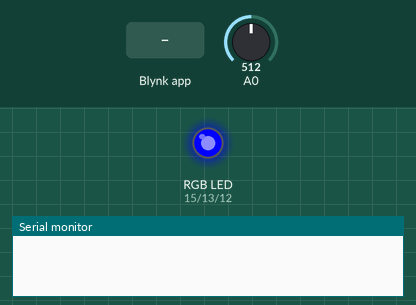
A sketch run on a simulated ESP8266 (NodeMCU). On the bench: an RGB LED mixed from three pins (HIGH = lit), the last lines printed to the serial monitor. Inputs (shaded band) come from the test bench; at power-on: A0 = 512. WiFi joins after 1.5 s; servers stay silent unless stated.

Above: at 3.0 s.
3.1 s: A0 set to 615
6.1 s: A0 set to 637
At 7.3 s:
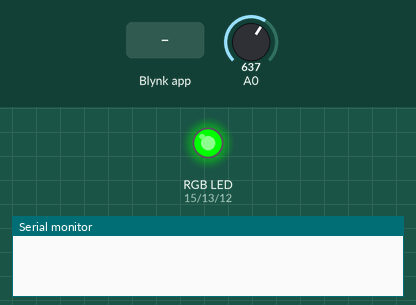
7.6 s: A0 set to 716
At 10.5 s:
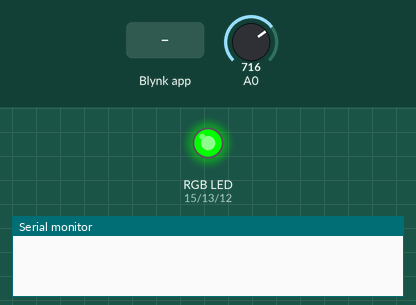
10.6 s: Blynk app writes 1 to V2
At 11.4 s:
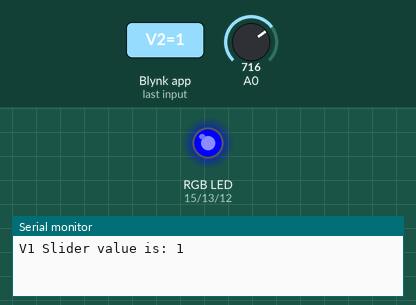
12.6 s: A0 set to 779
15.6 s: A0 set to 792
At 15.9 s:
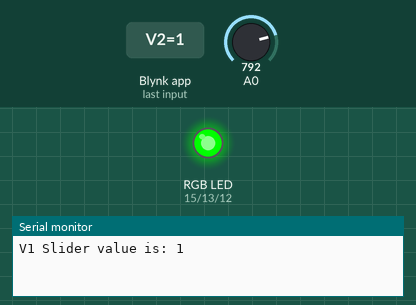
Timing chart, 0 to 18.1 s (numbered marks = the images above; inputs shaded):
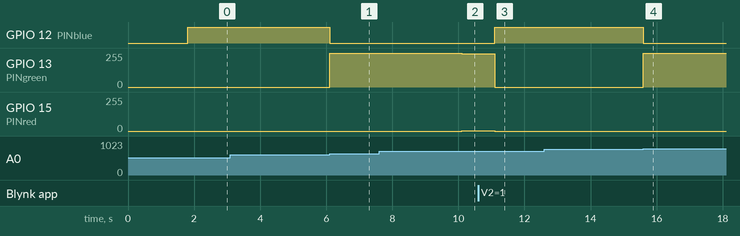

The sketch:

NEOE-IOT-Kit-1-Blynk.ino
```cpp
/***************************************************************************
This is a library for the MQ135 air quality sensor. Developed for the
NEOE IOT-Kit 1 "Room Air Monitoring with MQ135, NodeMCU & Blynk"
https://www.neoe.io/products/smarthome-iot-bausatz-luftqualitatssensor-mq-135-nodemcu-arduino-pcb
Developed with input and suggestions from the community.
Please share your feedback, thougths and suggestions with us.
www.neoe.io/kontakt
**************************************************************************/

#include <BlynkSimpleEsp8266.h>
#include <ESP8266WiFi.h>

/* Parameters for average calculation */
const int numReadings = 10;
int readings[numReadings]; // the readings from the analog input
int readIndex = 0; // the index of the current reading
float total = 0; // the running total
float average = 0; // the average

/* The load resistance on the board */
#define RLOAD 10.0

/* Parameters for calculating ppm of CO2 from sensor resistance */
#define PARA 116.6020682
#define PARB 2.769034857

/* Atmospheric CO2 level for calibration purposes */
#define ATMOCO2 397.13

/* Analog PIN */
uint8_t _pin = 0;
int pinValue;

/* Parameters for Calibration */
float RCurrent;
float RMax;

/* Parameters for indicator LED */
int PINblue = 12;
int PINgreen = 13;
int PINred = 15;
float LEDgreen;
float LEDred;
float LEDblue;

/* Parameter for notification status */
int notified;

/* BLYNK Connection Settings */
char auth[] = "ADD YOUR BLYNK-TOKEN HERE";
char ssid[] = "ADD THE SSID OF YOUR WLAN HERE";
char pass[] = "ADD THE PASSWORD OF YOUR WLAN HERE";

void setup() {

/* Prepare array for average calculation */
for (int thisReading = 0; thisReading < numReadings; thisReading++) { readings[thisReading] = 0; } Blynk.begin(auth, ssid, pass); } void loop() { /* Ensure that Blynk reconnects in case of lost connection */ if(!Blynk.connected() ) { Blynk.connect(); } Blynk.run(); /* Read sensor data and create average */ total = total - readings[readIndex]; readings[readIndex] = analogRead(_pin); total = total + readings[readIndex]; readIndex = readIndex + 1; if (readIndex >= numReadings) {
readIndex = 0;
}
average = total / numReadings;

/* Sensor very volatile, smooth calibration, consider RCurrent with only 0,1% */
float RCurrent = getRZero();
if ((((999 * RMax) + RCurrent)/1000) > RMax) {
RMax = (((999 * RMax) + RCurrent)/1000); //Aufgrund der hohen Ausschläge des Sensors behutsames Anpassen - RCurrent zu 0,1% berücksichtigen
}

/* Calculate PPM */
float ppm = getPPM();

/* Send data to Blynk */
Blynk.virtualWrite(V1, ppm);

/* Indicator LED */
LEDblue = 0;
LEDred = (1024*((ppm-500)/500))/3;
LEDgreen = 1024-((1024*((ppm-500)/500))/3);
if (LEDred > 1024) LEDred = 1024;
if (LEDred < 0) LEDred = 0; if (LEDgreen > 1024)LEDgreen = 1024;
if (LEDgreen < 0) LEDgreen = 0; /* Blynk notification if PPM exceeds 2000 */ if (ppm > 2000) {
if (notified == 0) Blynk.notify("Please open window / bitte lüften");
notified = 1;
}
else
{
notified = 0;
}

/* Calibration LED indicator. Switch already from blue to green when within 95% range. */
if (ppm < (0.95*ATMOCO2)) { LEDgreen = 0; LEDred = 0; LEDblue = 1024; } /* After calibration, one measurement per second is enough */ if (ppm > ATMOCO2) delay(1000);

/* Send values to LEDs */
analogWrite(PINgreen,LEDgreen);
analogWrite(PINred,LEDred);
analogWrite(PINblue,LEDblue);

}

/* Get the resistance of the sensor, ie. the measurement value. Return the sensor resistance in kOhm */
float getResistance() {
int val = average;
return ((1023./(float)val) - 1.)*RLOAD;
}

/* Get the ppm of CO2 sensed (assuming only CO2 in the air. Return The ppm of CO2 in the air */
float getPPM() {
return PARA * pow((getResistance()/RMax), -PARB);
}

/* Get the resistance RZero of the sensor for calibration purposes. Return the sensor resistance RZero in kOhm */
float getRZero() {
return getResistance() * pow((ATMOCO2/PARA), (1./PARB));
}

/* Restart calibration if button is pushed on Blynk */
BLYNK_WRITE(V2)
{
int pinValue = param.asInt();
if (pinValue == 1) RMax = 0;
Serial.print("V1 Slider value is: ");
Serial.println(pinValue);
}
```

Measured:
- the behaviour switches between 622 and 623 on A0 (found by bisection; images 0 and 1)
- the behaviour switches between 791 and 792 on A0 (found by bisection; images 3 and 4)
- after the input at 3.1 s, every drawn part: stays the same
- after the input at 6.1 s, GPIO 12 (PINblue): HIGH → LOW after 0.00 s instead of 0.33 s; GPIO 13 (PINgreen): 0/255 → 255/255 after 0.00 s instead of 0.33 s
- after the input at 7.6 s, GPIO 13 (PINgreen): 255/255 → 251/255 after 2.5 s; GPIO 15 (PINred): 0/255 → 3/255 after 2.5 s
- after the input at 10.6 s, GPIO 12 (PINblue): LOW → HIGH after 0.51 s
- after the input at 12.6 s, every drawn part: stays the same
- after the input at 15.6 s, GPIO 12 (PINblue): HIGH → LOW after 0.00 s instead of 0.67 s; GPIO 13 (PINgreen): 0/255 → 255/255 after 0.00 s instead of 0.67 s
